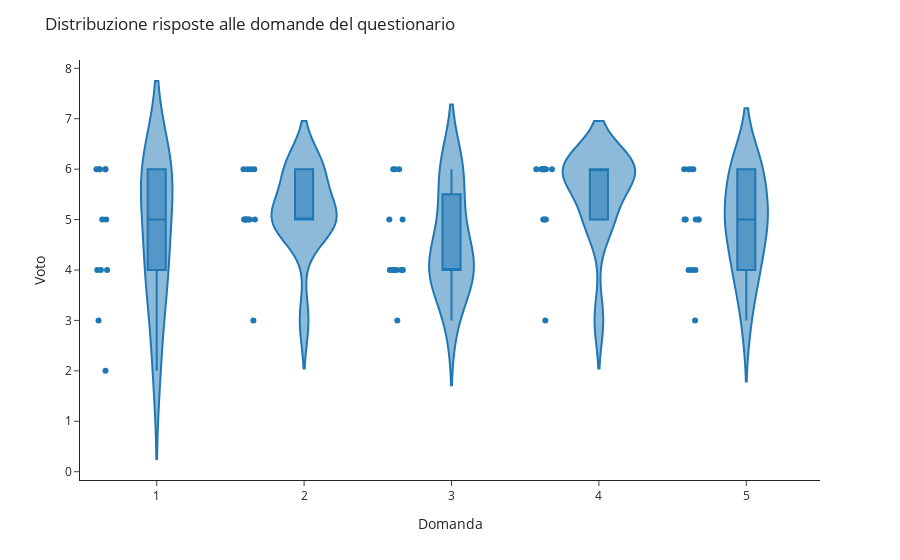

Notebook code cell kept with this figure:
### Code cell
import plotly.io as pio
import plotly.express as px
fig = px.violin(dataframePsicometrico, box=True, # draw box plot inside the violin
                y="Risultati",
                x="Domanda",
                points='all', # can be 'outliers', or False
                template='simple_white'
               )
fig.update_layout(
    title="Distribuzione risposte alle domande del questionario",
    xaxis_title="Domanda",yaxis_title="Voto")
fig.show()
fig.write_html("./violin_psico.html")

### Figure 1 — Plotly figure (JSON) as saved in the notebook; plotly's stock layout.template omitted (floating-point values rounded to 4 significant figures)
{"data": [{"alignmentgroup": "True", "box": {"visible": true}, "hovertemplate": "Domanda=%{x}<br>Risultati=%{y}<extra></extra>", "legendgroup": "", "marker": {"color": "#1F77B4"}, "name": "", "offsetgroup": "", "orientation": "v", "points": "all", "scalegroup": "True", "showlegend": false, "type": "violin", "x": [1, 1, 1, 1, 1, 1, 1, 1, 1, 1, 1, 1, 2, 2, 2, 2, 2, 2, 2, 2, 2, 2, 2, 2, 3, 3, 3, 3, 3, 3, 3, 3, 3, 3, 3, 3, 4, 4, 4, 4, 4, 4, 4, 4, 4, 4, 4, 4, 5, 5, 5, 5, 5, 5, 5, 5, 5, 5, 5, 5, 5], "x0": " ", "xaxis": "x", "y": [2, 3, 4, 4, 4, 5, 5, 6, 6, 6, 6, 6, 6, 3, 5, 5, 5, 5, 5, 5, 5, 6, 6, 6, 6, 3, 4, 4, 4, 4, 4, 4, 5, 5, 6, 6, 6, 3, 5, 5, 5, 6, 6, 6, 6, 6, 6, 6, 6, 3, 4, 4, 4, 5, 5, 5, 5, 5, 6, 6, 6], "y0": " ", "yaxis": "y"}], "layout": {"legend": {"tracegroupgap": 0}, "margin": {"t": 60}, "title": {"text": "Distribuzione risposte alle domande del questionario"}, "violinmode": "group", "xaxis": {"anchor": "y", "domain": [0, 1], "title": {"text": "Domanda"}}, "yaxis": {"anchor": "x", "domain": [0, 1], "title": {"text": "Voto"}}}}
